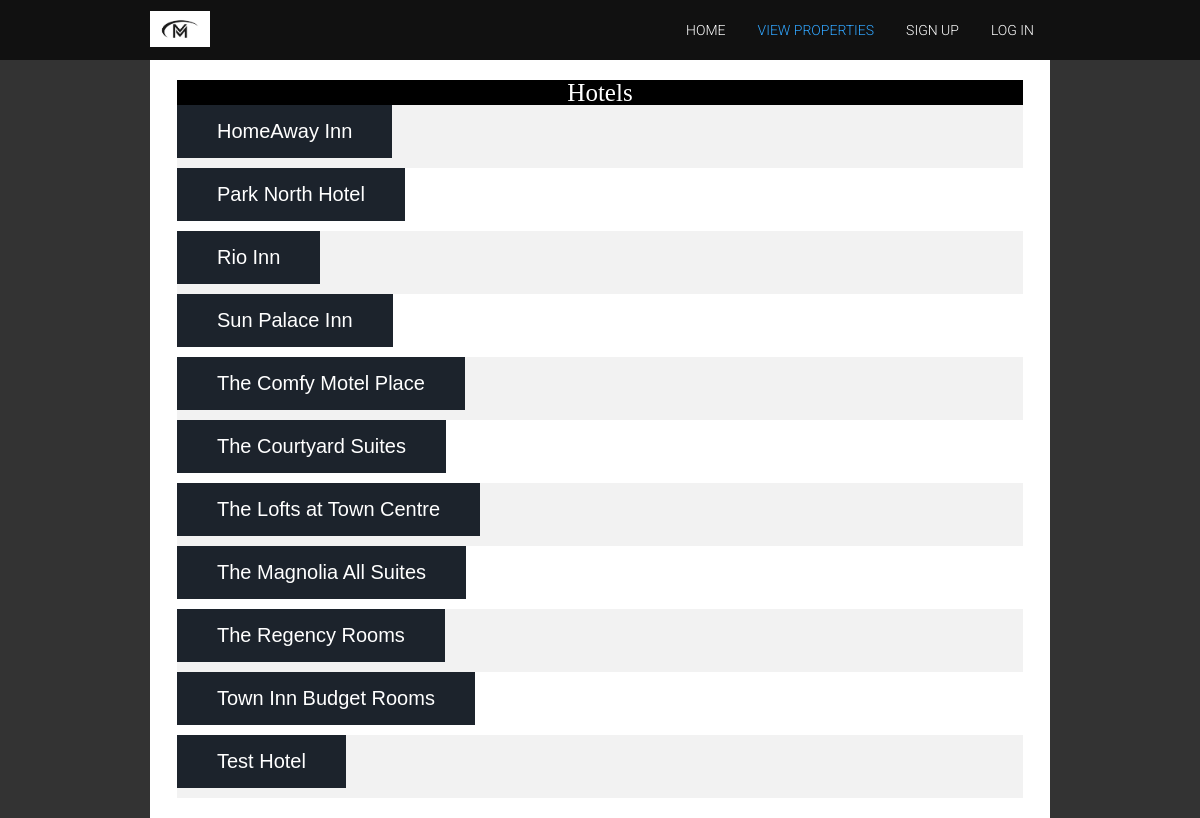
Screenshot of /ViewProps.php with the database file from the repository.
### tables this page shows
CREATE TABLE `hotels` (
  `hotelId` int(100) NOT NULL,
  `hotelName` varchar(50) NOT NULL,
  `numRoomS` int(100) NOT NULL,
  `numRoomQ` int(100) DEFAULT NULL,
  `numRoomK` int(100) DEFAULT NULL,
  `standardPrice` float NOT NULL,
  `queenPrice` float DEFAULT NULL,
  `kingPrice` float DEFAULT NULL,
  `weekendDiff` float NOT NULL
);

### ViewProps.php (the view, shortened to what this page needs)
<?php
  include_once 'includes/dbh.inc.php';
?>
<!DOCTYPE html>
<html lang="en" dir="ltr">
  <head>
    <link rel="stylesheet" href="css/reset.css">
    <link rel="stylesheet" href="css/style.css">
  </head>
  <body>
    <nav>
      <div class="wrapper">
        <a href="index.php"><img src="img/Miago Logo.jpg" width="1000px"alt="Miago logo"></a>
        <ul>
          <li><a href="index.php">Home</a></li>
          <li><a href="ViewProps.php">View Properties</a></li>
          <?php
            if (isset($_SESSION["useruid"]) && ($_SESSION["isAdmin"] == 0)) {
              echo "<li><a href='profile.php'>Profile Page</a></li>";
              echo "<li><a href='reserveProp.php'>Make a Reservation</a></li>";
              echo "<li><a href='logout.php'>Logout</a></li>";
            }
            else if(isset($_SESSION["useruid"]) && ($_SESSION["isAdmin"] == 1))
            {
              echo "<li><a href='adminProfile.php'>Admin Page</a></li>";
              echo "<li><a href='logout.php'>Logout</a></li>";
            }
            else {
              echo "<li><a href='userSignUp.php'>Sign up</a></li>";
              echo "<li><a href='userLogin.php'>Log in</a></li>";
            }
          ?>
        </ul>
      </div>
    </nav>
<div class="wrapper">
  <section class="signup-form">
    <table>
    <tr>
      <th>Hotels</th>
    </tr>
        <?php
          $sql = "SELECT * FROM hotels";
          $result = $conn->query($sql);
          $submit = "submit";
          $buttonType = "button";
          $prop = "prop.php";
          $post = "post";
          if($result-> num_rows > 0)
          {
            while($row = $result-> fetch_assoc())
            {
              echo "<form action=". $prop . " method=". $post . ">";
              echo "<tr><td><button type=" . $submit . " name=" . $row["hotelId"] . " class=" . $buttonType . ">" . $row["hotelName"] . "</button></td></tr>";
              echo "</form>";
            }
          }
          else
          {
            echo "0 results";
          }
        ?>
  </table>
</section>
<?php
  include_once 'footer.php';
?>

### footer.php (shortened to what this page needs)
    </div>
  </body>
</html>

### css/style.css (style rules this page uses)
body { background-color: #333333; }
.wrapper { width: 900px; margin: 0 auto; }
table { border-collapse: collapse; width: 100%; color: black; font-size: 25px; text-align: center; }
th { background-color: black; color: white; }
tr:nth-child(even) { background-color: #f2f2f2 }
nav { width: 100%; height: 60px; background-color: #111111; }
nav .wrapper { height: 100%; display: flex; justify-content: space-between; align-items: center; }
nav img { width: 60px; }
nav ul li { list-style: none; float: left; }
nav ul li a { font-family: 'Roboto', sans-serif; font-weight: 300; font-size: 14px; color: #ffffff; text-decoration: none; padding: 0 16px; text-transform: uppercase; }
section { background-color: #fff; width: 94%; padding: 20px 3%; width: auto; height: auto; }
.signup-form form { width: 25%; text-align: center; }
.button { background-color: #1c232c; border: none; margin-bottom: 10px; justify-content: normal; color: white; padding: 15px 40px; text-decoration: none; display: flex; font-size: 20px; }

### rows the page displays
hotels: hotelName "HomeAway Inn"
hotels: hotelName "Park North Hotel"
hotels: hotelName "Rio Inn"
hotels: hotelName "Sun Palace Inn"
hotels: hotelName "The Comfy Motel Place"
hotels: hotelName "The Courtyard Suites"
hotels: hotelName "The Lofts at Town Centre"
hotels: hotelName "The Magnolia All Suites"
hotels: hotelName "The Regency Rooms"
hotels: hotelName "Town Inn Budget Rooms"
hotels: hotelName "Test Hotel"
